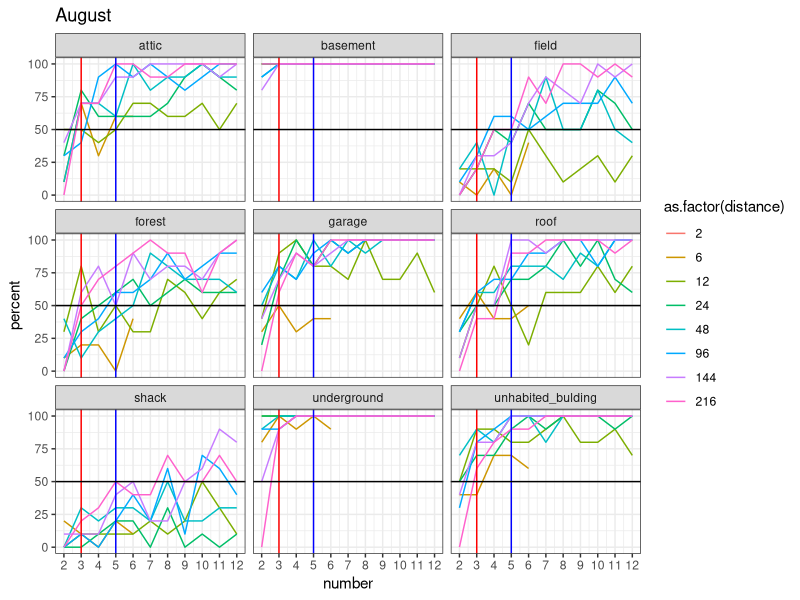
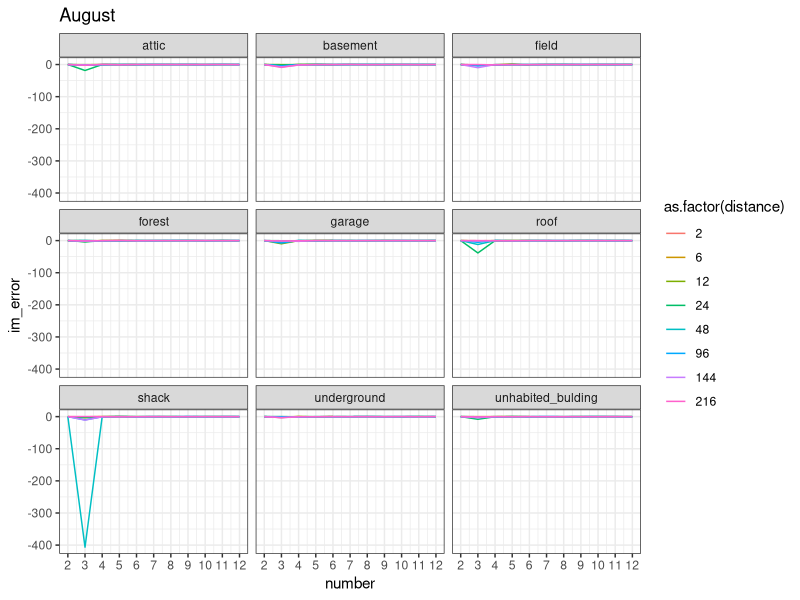
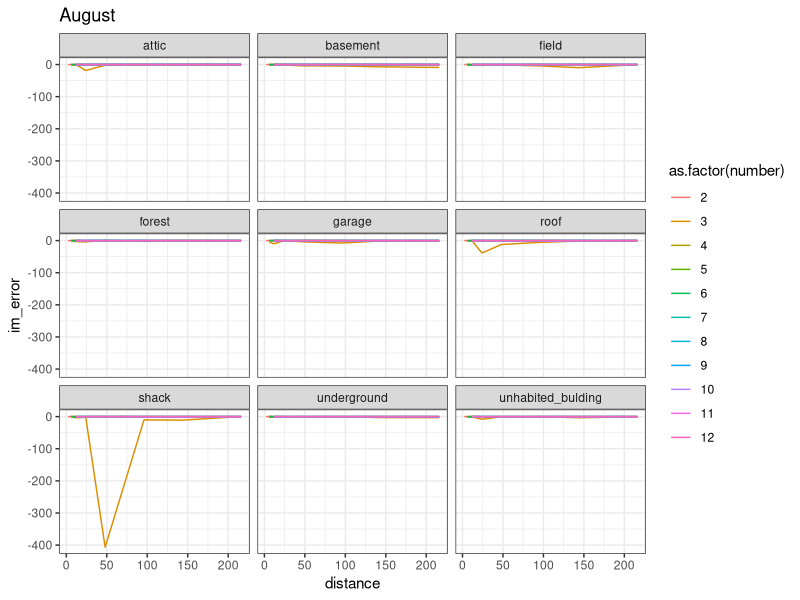
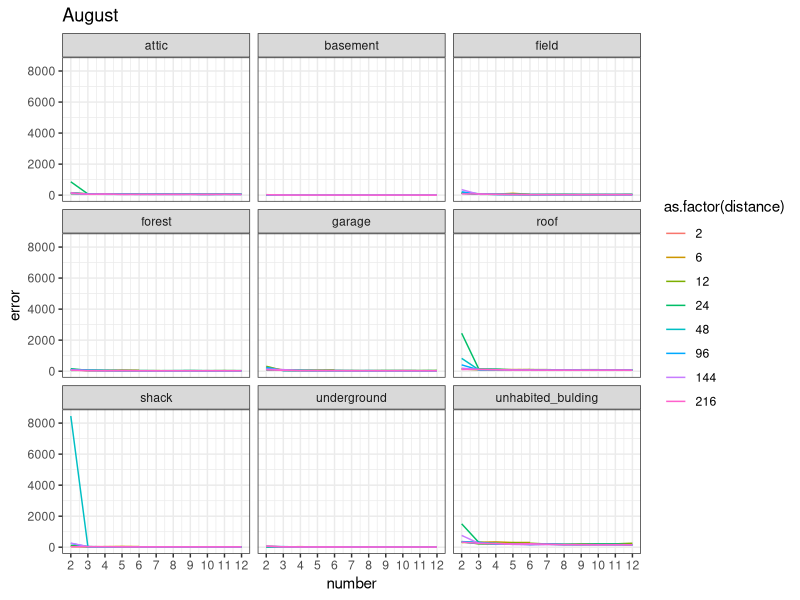
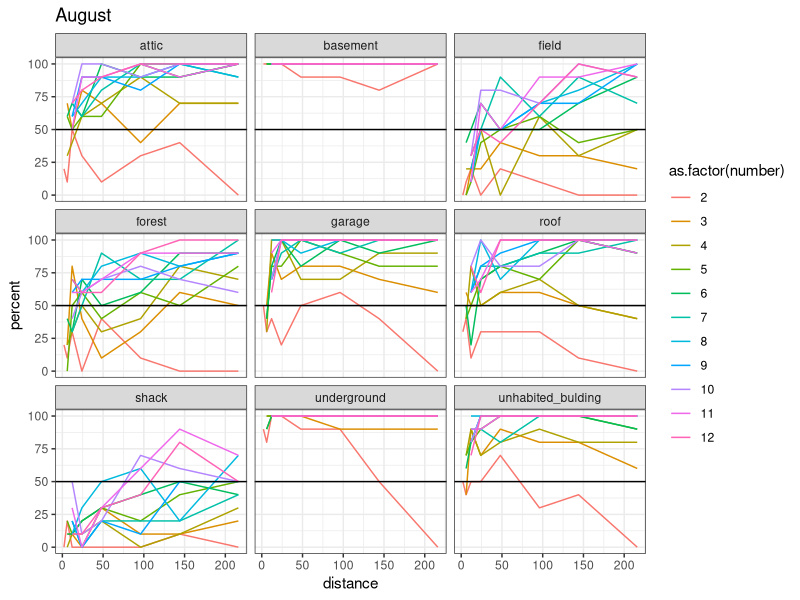

Here is the R script that generated these plots, in order:
library(readr)
library(dplyr)
library(ggplot2)


data_set <- read_csv('bootstrap_august.csv')
head(data_set)

# linear variable is easier to interpret than quadratic one

data_set <- data_set %>% 
  mutate(error = sqrt(error),
         Best_error = sqrt(Best_error),
         Worst_error = sqrt(Worst_error))
head(data_set)


data_set_results <- data_set %>% 
  mutate(better = error < Worst_error) %>%
  group_by(location, distance, number) %>% 
  summarise(percent = 100 * sum(better) / length(better))

head(data_set_results)

ggplot(data_set_results, aes(number, percent, color = as.factor(distance))) +
  geom_line() +
  facet_wrap(~location) +
  geom_vline(xintercept = 3, color = "red") +
  geom_vline(xintercept = 5, color = "blue") +
  geom_hline(yintercept = 50) +
  scale_x_continuous(breaks = 2:12) +
  theme_bw() +
  ggtitle("August")

################################################################################

data_set_results_2 <- data_set %>%
  group_by(location, distance, number) %>% 
  summarise(error = mean(error), Best_error = mean(Best_error)) %>% 
  mutate(im_error = c(0, diff(error)) / Best_error)
  

ggplot(data_set_results_2, aes(number, im_error, color = as.factor(distance))) +
  geom_line() +
  scale_x_continuous(breaks = 2:12) +
  facet_wrap(~location) +
  theme_bw() +
  ggtitle("August")

ggplot(data_set_results_2, aes(distance, im_error, color = as.factor(number))) +
  geom_line() +
  facet_wrap(~location) +
  theme_bw() +
  ggtitle("August")

################################################################################

data_set_results_3 <- data_set %>%
  group_by(location, distance, number) %>% 
  summarise(error = mean(error))

ggplot(data_set_results_3, aes(number, error, color = as.factor(distance))) +
  geom_line() +
  scale_x_continuous(breaks = 2:12) +
  facet_wrap(~location) +
  theme_bw() +
  ggtitle("August")

################################################################################

ggplot(data_set_results, aes(distance, percent, color = as.factor(number))) +
  geom_line() +
  facet_wrap(~location) +
  geom_hline(yintercept = 50) +
  theme_bw() +
  ggtitle("August")

################################################################################

data_set_measurements_4_dist_12 <- subset(data_set,
                                          data_set$number == 4 &
                                                 data_set$distance == 12)

(data_set_measurements_4_dist_12 %>% 
  group_by(location) %>% 
  mutate(better = error < Worst_error) %>% 
  summarise(percent = 100 * sum(better) / length(better)) -> august)
